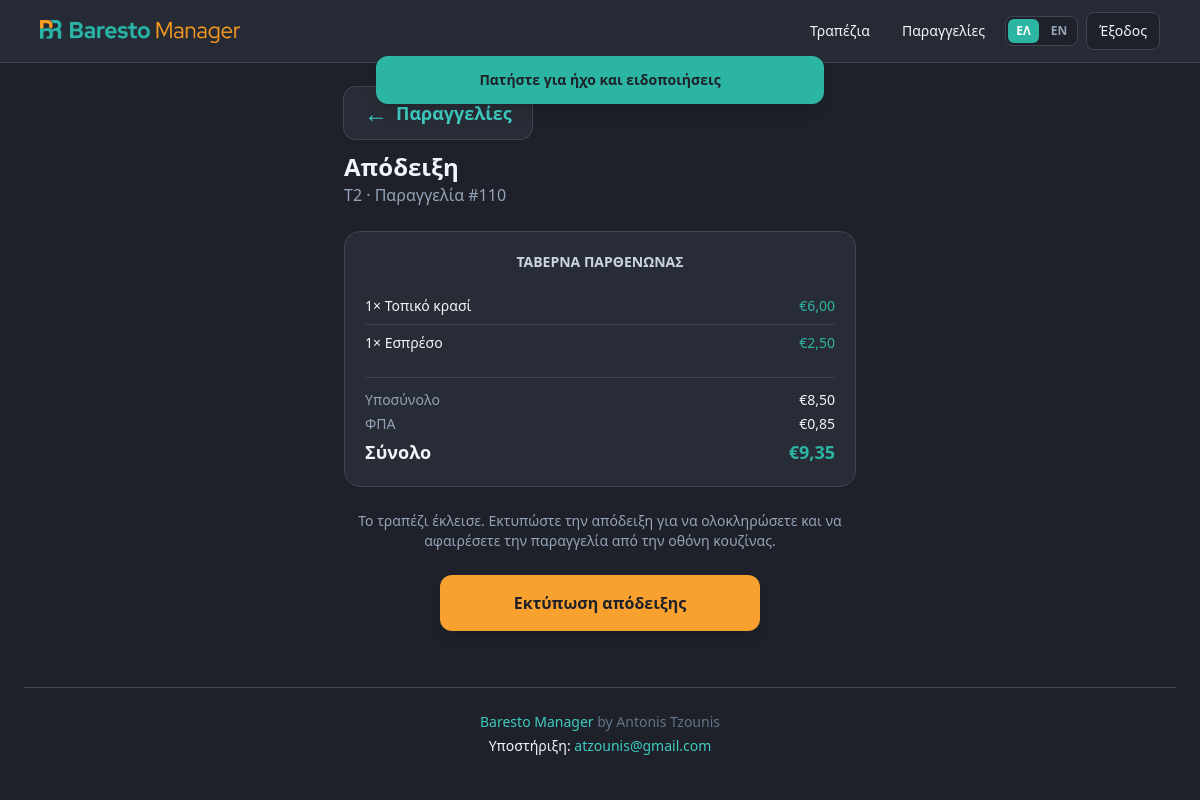
The app's page /orders/110/receipt/?from=history (signed in) with its own data.
### apps/orders/models.py (models this page shows, shortened)
class Order(TimeStampedModel):
    STATUS_CHOICES = [
        ("open", _("Open")),
        ("confirmed", _("Confirmed")),
        ("preparing", _("Preparing")),
        ("partially_ready", _("Partially Ready")),
        ("ready", _("Ready")),
        ("served", _("Served")),
        ("bill_requested", _("Bill Requested")),
        ("paid", _("Paid")),
        ("cancelled", _("Cancelled")),
    ]
    session = models.ForeignKey(
        "restaurants.TableSession",
        on_delete=models.CASCADE,
        related_name="orders",
    )
    waiter = models.ForeignKey(
        "accounts.EmployeeProfile",
        on_delete=models.SET_NULL,
        null=True,
        related_name="orders",
    )
    status = models.CharField(max_length=20, choices=STATUS_CHOICES, default="open")
    notes = models.TextField(blank=True)
    is_priority = models.BooleanField(default=False)
    is_deleted = models.BooleanField(default=False)
    closed_at = models.DateTimeField(null=True, blank=True)
    archived_at = models.DateTimeField(null=True, blank=True)
    objects = SoftDeleteManager()
    all_objects = models.Manager()
    class Meta:
        ordering = ["-created_at"]
    @property
    def active_items(self):
        return self.items.filter(is_deleted=False)

class OrderItem(TimeStampedModel):
    STATUS_CHOICES = [
        ("pending", _("Pending")),
        ("preparing", _("Preparing")),
        ("ready", _("Ready")),
        ("served", _("Served")),
    ]
    STATION_CHOICES = [
        ("kitchen", _("Kitchen")),
        ("bar", _("Bar")),
        ("grill", _("Grill")),
    ]
    order = models.ForeignKey(Order, on_delete=models.CASCADE, related_name="items")
    menu_item = models.ForeignKey("menus.MenuItem", on_delete=models.PROTECT, related_name="order_items")
    quantity = models.PositiveIntegerField(default=1)
    unit_price = models.DecimalField(max_digits=10, decimal_places=2)
    modifiers = models.ManyToManyField("menus.ModifierOption", blank=True)
    station = models.CharField(max_length=20, choices=STATION_CHOICES, default="kitchen")
    notes = models.TextField(blank=True)
    status = models.CharField(max_length=20, choices=STATUS_CHOICES, default="pending")
    is_deleted = models.BooleanField(default=False)
    sent_at = models.DateTimeField(null=True, blank=True)
    ready_at = models.DateTimeField(null=True, blank=True)
    served_at = models.DateTimeField(null=True, blank=True)
    objects = SoftDeleteManager()
    all_objects = models.Manager()
    class Meta:
        ordering = ["created_at"]
    @property
    def line_total(self):
        modifier_total = sum((m.price_delta for m in self.modifiers.all()), Decimal("0"))
        return (self.unit_price + modifier_total) * self.quantity

class Bill(TimeStampedModel):
    PAYMENT_METHODS = [
        ("cash", _("Cash")),
        ("card", _("Credit card")),
        ("split", _("Split")),
    ]
    order = models.OneToOneField(Order, on_delete=models.CASCADE, related_name="bill")
    subtotal = models.DecimalField(max_digits=10, decimal_places=2, default=0)
    tax = models.DecimalField(max_digits=10, decimal_places=2, default=0)
    discount = models.DecimalField(max_digits=10, decimal_places=2, default=0)
    total = models.DecimalField(max_digits=10, decimal_places=2, default=0)
    payment_method = models.CharField(max_length=20, choices=PAYMENT_METHODS, default="cash")
    split_count = models.PositiveIntegerField(default=1)
    is_paid = models.BooleanField(default=False)
    paid_at = models.DateTimeField(null=True, blank=True)
    receipt_printed = models.BooleanField(default=False)

### apps/restaurants/models.py (models this page shows, shortened)
class TableSession(TimeStampedModel):
    table = models.ForeignKey(Table, on_delete=models.CASCADE, related_name="sessions")
    opened_at = models.DateTimeField(auto_now_add=True)
    closed_at = models.DateTimeField(null=True, blank=True)
    cover_count = models.PositiveIntegerField(default=2)
    is_active = models.BooleanField(default=True)

class Table(models.Model):
    STATUS_CHOICES = [
        ("free", _("Free")),
        ("occupied", _("Occupied")),
        ("reserved", _("Reserved")),
        ("cleaning", _("Cleaning")),
    ]
    floor = models.ForeignKey(Floor, on_delete=models.CASCADE, related_name="tables")
    number = models.PositiveIntegerField()
    label = models.CharField(max_length=50, blank=True)
    capacity = models.PositiveIntegerField(default=4)
    qr_token = models.UUIDField(default=uuid.uuid4, unique=True, editable=False)
    qr_code = models.ImageField(upload_to="qr_codes/", blank=True)
    status = models.CharField(max_length=20, choices=STATUS_CHOICES, default="free")
    plan_x = models.FloatField(
        null=True,
        blank=True,
        help_text="Horizontal position on floor plan (0–100%).",
    )
    plan_y = models.FloatField(
        null=True,
        blank=True,
        help_text="Vertical position on floor plan (0–100%).",
    )
    plan_w = models.FloatField(default=12, help_text="Width on floor plan (0–100%).")
    plan_h = models.FloatField(default=14, help_text="Height on floor plan (0–100%).")
    assigned_to = models.ForeignKey(
        "accounts.EmployeeProfile",
        on_delete=models.SET_NULL,
        null=True,
        blank=True,
        related_name="assigned_tables",
    )
    class Meta:
        unique_together = [("floor", "number")]
        ordering = ["floor", "number"]
    def __str__(self):
        return self.label or f"Table {self.number}"

class CompanyLegalProfile(TimeStampedModel):
    restaurant = models.OneToOneField(
        Restaurant,
        on_delete=models.CASCADE,
        related_name="legal_profile",
    )
    logo = models.ImageField(
        upload_to="restaurants/company_logos/",
        blank=True,
        help_text="Shown on guest QR menus with company details (not the Baresto app logo).",
    )
    trade_name_el = models.CharField(max_length=255, blank=True)
    trade_name_en = models.CharField(max_length=255, blank=True)
    address_el = models.TextField(blank=True)
    address_en = models.TextField(blank=True)
    phone = models.CharField(max_length=30, blank=True)
    gemi_number = models.CharField(
        max_length=50,
        blank=True,
        verbose_name="GEMI number",
        help_text="Γ.Ε.ΜΗ. — optional but recommended for digital menus.",
    )
    consumer_payment_notice_el = models.TextField(default=CONSUMER_PAYMENT_NOTICE_EL)
    consumer_payment_notice_en = models.TextField(default=CONSUMER_PAYMENT_NOTICE_EN)
    complaint_sheets_notice_el = models.TextField(default=COMPLAINT_SHEETS_NOTICE_EL)
    complaint_sheets_notice_en = models.TextField(default=COMPLAINT_SHEETS_NOTICE_EN)
    prices_include_taxes_el = models.TextField(default=PRICES_INCLUDE_TAXES_EL)
    prices_include_taxes_en = models.TextField(default=PRICES_INCLUDE_TAXES_EN)
    service_charge_enabled = models.BooleanField(default=False)
    service_charge_amount = models.DecimalField(
        max_digits=8,
        decimal_places=2,
        null=True,
        blank=True,
        help_text="Explicit cover/service charge in € (if applicable).",
    )
    service_charge_note_el = models.TextField(default=SERVICE_CHARGE_NOTE_EL, blank=True)
    service_charge_note_en = models.TextField(default=SERVICE_CHARGE_NOTE_EN, blank=True)
    allergen_notice_el = models.TextField(default=ALLERGEN_NOTICE_EL, blank=True)
    allergen_notice_en = models.TextField(default=ALLERGEN_NOTICE_EN, blank=True)
    product_legend_el = models.TextField(default=PRODUCT_LEGEND_EL, blank=True)
    product_legend_en = models.TextField(default=PRODUCT_LEGEND_EN, blank=True)
    show_on_guest_menu = models.BooleanField(default=True)
    class Meta:
        verbose_name = "company legal profile"
        verbose_name_plural = "company legal profiles"

### apps/menus/models.py (models this page shows, shortened)
class MenuItem(TimeStampedModel):
    OIL_TYPE_CHOICES = [
        ("", _("—")),
        ("olive", _("Olive oil")),
        ("seed", _("Seed oil (e.g. sunflower)")),
        ("ev_olive", _("Extra virgin olive oil")),
    ]
    category = models.ForeignKey(MenuCategory, on_delete=models.CASCADE, related_name="items")
    name = models.CharField(max_length=200)
    description = models.TextField(blank=True)
    image = models.ImageField(upload_to="menu/items/", blank=True)
    price = models.DecimalField(max_digits=10, decimal_places=2)
    happy_hour_price = models.DecimalField(max_digits=10, decimal_places=2, null=True, blank=True)
    preparation_time = models.PositiveIntegerField(default=15)
    is_available = models.BooleanField(default=True)
    is_featured = models.BooleanField(default=False)
    is_vegetarian = models.BooleanField(default=False)
    is_vegan = models.BooleanField(default=False)
    is_frozen = models.BooleanField(
        default=False,
        help_text="Mandatory label for dishes with frozen meat, fish or seafood.",
    )
    oil_type = models.CharField(max_length=20, choices=OIL_TYPE_CHOICES, blank=True)
    origin_note_el = models.CharField(
        max_length=255,
        blank=True,
        help_text="Meat/seafood origin or PDO name (e.g. Φέτα Π.Ο.Π.).",
    )
    origin_note_en = models.CharField(max_length=255, blank=True)
    calories = models.PositiveIntegerField(null=True, blank=True, help_text="kcal per serving")
    protein_g = models.DecimalField(max_digits=6, decimal_places=1, null=True, blank=True)
    carbohydrates_g = models.DecimalField(max_digits=6, decimal_places=1, null=True, blank=True)
    fat_g = models.DecimalField(max_digits=6, decimal_places=1, null=True, blank=True)
    fiber_g = models.DecimalField(max_digits=6, decimal_places=1, null=True, blank=True)
    salt_g = models.DecimalField(max_digits=6, decimal_places=2, null=True, blank=True)
    is_deleted = models.BooleanField(default=False)
    allergens = models.ManyToManyField(Allergen, blank=True)
    dietary_tags = models.ManyToManyField(DietaryTag, blank=True)
    sort_order = models.PositiveIntegerField(default=0)
    archived_at = models.DateTimeField(null=True, blank=True)
    objects = SoftDeleteManager()
    all_objects = models.Manager()
    class Meta:
        ordering = ["sort_order", "name"]

### apps/orders/views.py (the view, shortened to what this page needs)
# urls.py: path("orders/<int:pk>/receipt/", views.OrderReceiptView.as_view(), name="order_receipt"),
class OrderReceiptView(RestaurantScopedMixin, RolePermissionMixin, View):
    required_permission = "print_receipt"
    template_name = "orders/receipt.html"
    def get_order(self, pk):
        order = get_object_or_404(_receipt_order_queryset(self.get_restaurant()), pk=pk)
        if order.status not in ("bill_requested", "paid"):
            raise PermissionDenied(_("No receipt available for this order."))
        if not hasattr(order, "bill") or order.bill is None:
            raise PermissionDenied(_("No receipt available for this order."))
        return order
    def get(self, request, pk):
        order = self.get_order(pk)
        restaurant = self.get_restaurant()
        company = getattr(restaurant, "legal_profile", None)
        return render(
            request,
            self.template_name,
            _receipt_context(
                request,
                order,
                restaurant,
                company,
                receipt_finalized=order.status == "paid",
            ),
        )

### templates/orders/receipt.html (shortened to what this page needs)
{% extends "base.html" %}
{% load i18n menu_i18n %}
{% block content %}
<div class="mx-auto max-w-lg space-y-6">
  <div>
    <a href="{{ return_url }}"
      class="mb-3 inline-flex min-h-12 items-center gap-2 rounded-xl bg-kitchen-elevated px-5 py-3 text-lg font-semibold text-order-light ring-1 ring-kitchen-border active:bg-kitchen">
      <span class="text-2xl leading-none" aria-hidden="true">←</span>
      {{ back_label }}
    </a>
    <h1 class="text-2xl font-bold">{% trans "Receipt" %}</h1>
    <p class="text-slate-400">{{ order.session.table }} · {% trans "Order" %} #{{ order.pk }}</p>
  </div>
  <div class="card space-y-4 p-5">
    {% if company and company.trade_name_el %}
    <p class="text-center text-sm font-semibold text-slate-300">{{ company.trade_name_el }}</p>
    {% else %}
    <p class="text-center text-sm font-semibold text-slate-300">{{ restaurant.name }}</p>
    {% endif %}
    <ul class="divide-y divide-kitchen-border text-sm">
      {% for item in order.active_items %}
      <li class="flex justify-between gap-2 py-2">
        <span>{{ item.quantity }}× {{ item.menu_item|localized_name_filter }}</span>
        <span class="shrink-0 font-medium text-price">€{{ item.line_total }}</span>
      </li>
      {% endfor %}
    </ul>
    <dl class="space-y-1 border-t border-kitchen-border pt-3 text-sm">
      <div class="flex justify-between">
        <dt class="text-slate-400">{% trans "Subtotal" %}</dt>
        <dd>€{{ bill.subtotal }}</dd>
      </div>
      <div class="flex justify-between">
        <dt class="text-slate-400">{% trans "Tax" %}</dt>
        <dd>€{{ bill.tax }}</dd>
      </div>
      <div class="flex justify-between text-lg font-bold">
        <dt>{% trans "Total" %}</dt>
        <dd class="text-price">€{{ bill.total }}</dd>
      </div>
    </dl>
  </div>
  {% if receipt_finalized %}
  <p class="text-center text-sm text-order">{% trans "Receipt already printed." %}</p>
  <div class="flex flex-wrap justify-center gap-3">
    <a href="{% url 'order_receipt_print' order.pk %}?from=history" target="_blank" rel="noopener"
      class="btn-secondary min-h-12 rounded-xl px-6 py-3 text-sm font-semibold">
      {% trans "Print again" %}
    </a>
    <a href="{{ return_url }}" class="btn-primary min-h-12 rounded-xl px-6 py-3 text-sm font-semibold">
      {% if from_history %}{% trans "Back to orders" %}{% else %}{% trans "Back to tables" %}{% endif %}
    </a>
  </div>
  {% else %}
  <p class="text-center text-sm text-slate-400">
    {% trans "Table closed. Print the receipt to finish and remove this order from the kitchen display." %}
  </p>
  <form method="post" action="{% url 'order_receipt' order.pk %}" class="flex justify-center">
    <button type="submit" class="btn-primary min-h-14 w-full max-w-xs rounded-xl px-6 py-4 text-base font-bold shadow-lg">
      {% trans "Print Receipt" %}
    </button>
  </form>
  {% endif %}
</div>
{% endblock %}

### records on screen
Order: session.table "T2", pk "110"
CompanyLegalProfile: trade_name_el "ΤΑΒΕΡΝΑ ΠΑΡΘΕΝΩΝΑΣ"
OrderItem: quantity "1", menu_item "Τοπικό κρασί", line_total "6,00"
OrderItem: quantity "1", menu_item "Εσπρέσο", line_total "2,50"
Bill: subtotal "8,50", tax "0,85", total "9,35"

### other values on screen
{{ back_label }} "Παραγγελίες"
